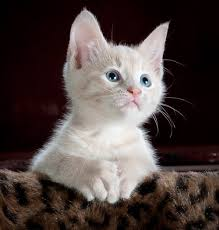
#> input picture CSCI2620-InClassProjects/PalettePrep/cat.jpg, 219 x 230 px
$ python kmc.py
#> lines starting #> are read from the running program, lines starting #| are printed output that depends on the picture
### CSCI2620-InClassProjects/PalettePrep/get_palette.py
def get_palette(image, data, sub_sample_frequency = 1):
  pixel_frequency = dict()

  sum_sub_sample = 0

  for y in range(image.height):
    for x in range(image.width):
      sum_sub_sample += sub_sample_frequency
      if sum_sub_sample >= 1:
        pixel = data[x, y]
        if pixel in pixel_frequency.keys():
          pixel_frequency[pixel] = pixel_frequency[pixel] + 1
        else:
          pixel_frequency[pixel] = 1
        sum_sub_sample -= 1


  entries = sorted(pixel_frequency.items(), key=lambda pair: pair[1], reverse=True)
  return entries

### CSCI2620-InClassProjects/PalettePrep/remap.py
import math


# [6 lines left out: function color_distance, not called in this run]


def color_distanceL1(one, two):
  r_diff = one[0] - two[0]
  g_diff = one[1] - two[1]
  b_diff = one[2] - two[2]

  return abs(r_diff) + abs(g_diff) + abs(b_diff)


# [45 lines left out: function remapDither, not called in this run]

def remap(image, data, palette, filename):
    print("Building cluster distance matrix")
    palette_distances = []
    for color1 in palette:
        row = []
        for color2 in palette:
            distance = color_distanceL1(color1, color2)
            row.append(distance)
        palette_distances.append(row)

    for y in range(image.height):
        for x in range(image.width):
            pixel = data[x, y]
            min_distance = 442
            min_index = 0
            for i, color in enumerate(palette):

                palette_distance = palette_distances[min_index][i]
                if palette_distance > min_distance * 2:
                    continue

                distance = color_distanceL1(color, pixel)
                if distance < min_distance:
                    min_distance = distance
                    min_index = i

            data[x, y] = palette[min_index]

    image.save(filename)

### CSCI2620-InClassProjects/PalettePrep/kmc.py
from PIL import Image
import math
from get_palette import get_palette
from print_palette import print_palette
from remap import remap
from nes_palette import nes_palette
import random

next_random_color = 0
def random_color():
  # global next_random_color
  # next_random_color += 1
  # return nes_palette[next_random_color]
  return (int(random.random()*255), int(random.random()*255), int(random.random()*255))

def color_distance(one, two):
    r_diff = one[0] - two[0]
    g_diff = one[1] - two[1]
    b_diff = one[2] - two[2]

    return math.sqrt(r_diff**2+g_diff**2+b_diff**2)


print(random_color())

image = Image.open("cat.jpg")
#> image is the input picture: PIL image 219x230 RGB; mean R, G, B 79.1, 67.5, 65.2
data = image.load()

pixels = get_palette(image, data)
#> pixels = 13505 items

count_clusters = 16

k_means = []
for i in range(count_clusters):
  k_means += [random_color()]


print(k_means)

clusters = [[] for _ in range(count_clusters)]
print(clusters)

for pixel in pixels:
  min_distance = 10000
  min_cluster = -1
  for i in range(count_clusters):
    distance = color_distance(pixel[0], k_means[i])
    if distance < min_distance:
      min_distance = distance
      min_cluster = i
  clusters[min_cluster].append(pixel)
#> this loop made 13505 passes
#> pixel on passes 15 to 17: ((23, 1, 4), 292), ((18, 0, 1), 290), ((24, 2, 5), 276)

print(clusters[0][:10])

print(k_means)
for i in range(2):
  print("Update step " + str(i))
  # Now recenter the k_means
  for i in range(count_clusters):
    sum_r = 0
    sum_g = 0
    sum_b = 0

    sum_frequencies = 0
    for pixel in clusters[i]:
      sum_r += pixel[0][0] * pixel[1]
      sum_g += pixel[0][1] * pixel[1]
      sum_b += pixel[0][2] * pixel[1]
      sum_frequencies += pixel[1]

    if sum_frequencies != 0:
      sum_r //= sum_frequencies
      sum_g //= sum_frequencies
      sum_b //= sum_frequencies

      k_means[i] = (sum_r, sum_g, sum_b)
    else:
      k_means[i] = random_color()

  print(k_means)
#> this loop made 2 passes
#> (printed output is left out)

remap(image, data, k_means, "kmc_cat.png")
#> the loop in remap, `for color1 in palette:` made 16 passes
#> color1 on passes 1 to 12: (114, 104, 99), (152, 137, 129), (158, 152, 144), (137, 148, 156), (22, 193, 223), (235, 214, 229), (203, 196, 193), (24, 11, 9), (237, 240, 243), (235, 137, 99), (179, 70, 206), (160, 150, 152)
#> in remap, `image.save(filename)`:
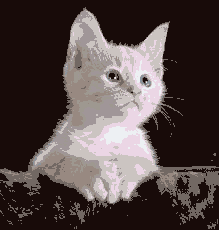
#> saved as kmc_cat.png: PIL image 219x230 RGB; mean R, G, B 82.1, 69.9, 68.4
